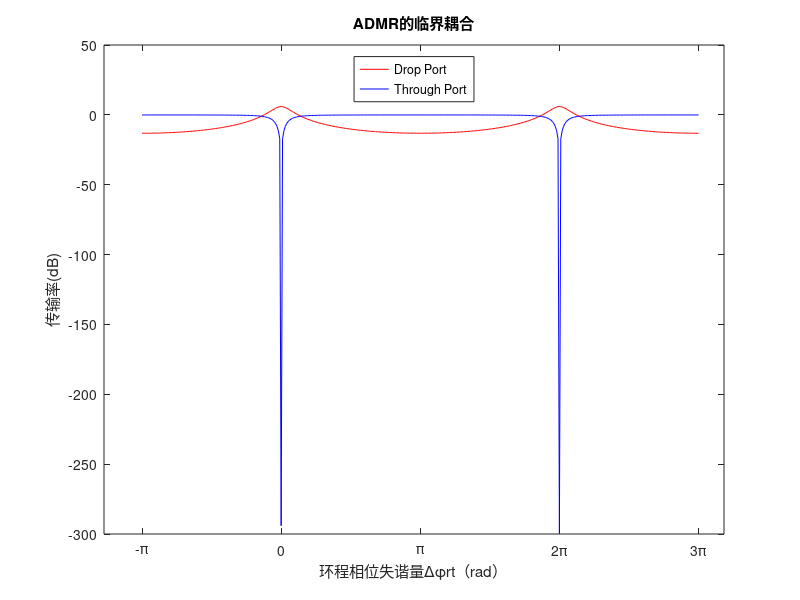

The MATLAB script that drew this image:
% Power spectral response of critical coupling ADMR, simulated on Matlab
% Source code by Nuo Chen
% 2020/10/02

clear all;
close all;

phase_rt = (-pi:pi/100:3*pi);                                               % 遍历环程相移

% coupler 1 
k1 = sqrt(0.2);                                                             % 定义耦合系数k1
t1 = sqrt(1-(k1)^2);                                                        % 耦合无损耗情况下，定义传输系数t1

% ring
R = 8*1e-6;                                                                 % 定义环腔半径
L_rt = 2*pi*R;                                                              % 求环程长度
a = 0.98;                                                                   % 环程透过系数a

% coupler 2
% k2 = sqrt(0.2);                                                           % 定义耦合系数k2
% t2 = sqrt(1-(k2)^2);                                                      % 耦合无损耗情况下，定义传输系数t2

%coupler 2 for critical coulping
t2 = t1/a;                                                                  % 定义耦合系数k2,临界耦合条件下
k2 = sqrt(1-(k1)^2);                                                        % 耦合无损耗情况下，定义传输系数t2

% response
Through = zeros(1,length(phase_rt));                                        % 直通端矩阵
Drop = zeros(1,length(phase_rt));                                           % 下载端矩阵


for ii = 1:length(phase_rt)

    Ht = (t1-t2*a*exp(-1i*phase_rt(ii)))/(1-t1*t2*a*exp(-1i*phase_rt(ii))); %传递函数法
    Hd = -(k1*k2*sqrt(a)*exp(-1i*phase_rt(ii)/2))/(1-t1*t2*a*exp(-1i*phase_rt(ii)));    

    Tt = (abs(Ht))^2;                                                       % 功率光谱响应
    Td = (abs(Hd))^2;
                                                                            % 总传输矩阵
    Through(ii) = Tt;
    Drop(ii) = Td;
end

figure(1);                                                                  % 绘图
box on;

plot(phase_rt,10*log10(Drop),'r');

hold on;

plot(phase_rt,10*log10(Through),'b');

set(gca,'XTick',(-pi:pi:3*pi));                                             % 设置x坐标
set(gca,'XtickLabel',{'-π','0','π','2π','3π'});
xlabel('环程相位失谐量Δφrt（rad）');

%set(gca,'YTick',[-30,-25,-20,-15,-10,-5,0,]);                              % 设置y坐标
%set(gca,'YtickLabel',{'-30','-25','-20','-15','-10','-5','0'});
ylabel('传输率(dB)');

title('ADMR的临界耦合');                                                     % 设置图表名称
legend({'Drop Port','Through Port'},'location','north');                    % 设置图例

